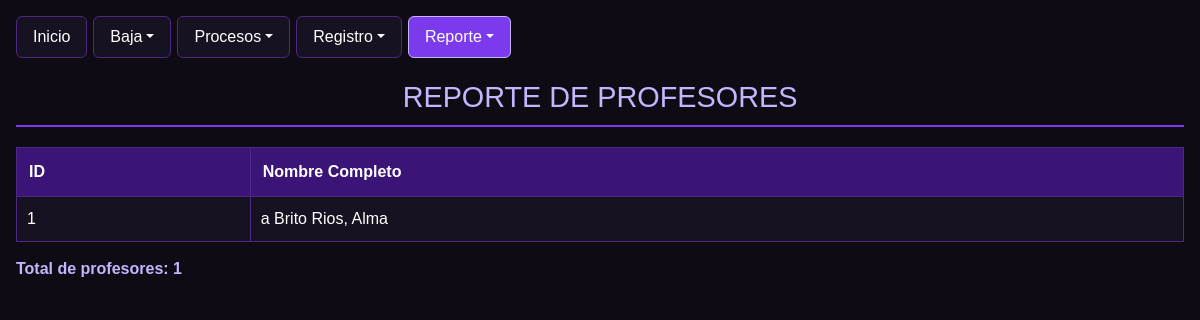
Before: /Escuela/reportes/rep_profesor.php with the older database file.
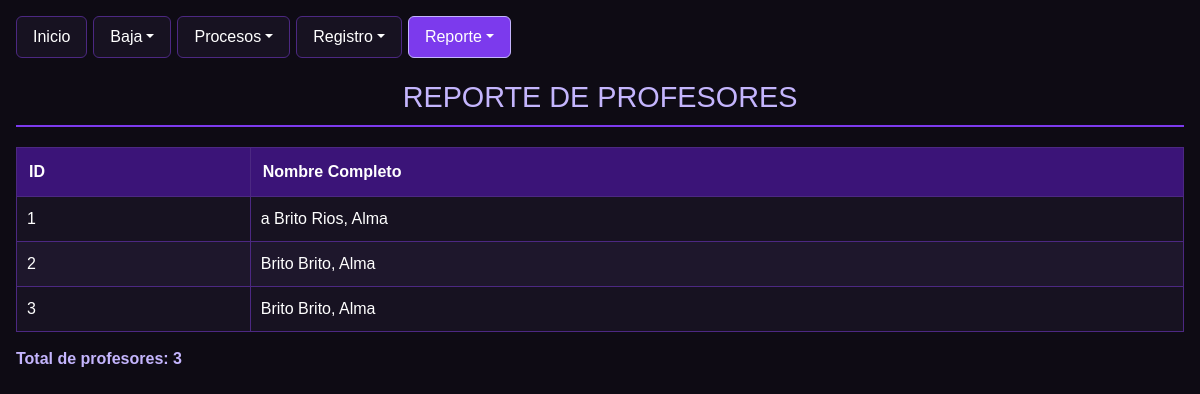
After: the same page with the newer database file.
### tables this page shows
CREATE TABLE `profesores` (
  `id_prof` int(11) NOT NULL,
  `nom_prof` varchar(50) NOT NULL,
  `apaterno_prof` varchar(50) NOT NULL,
  `amaterno_prof` varchar(50) DEFAULT NULL,
  `estatus` int(11) DEFAULT 1
);

### Escuela/reportes/rep_profesor.php (the view, shortened to what this page needs)
<?php
require_once __DIR__ . '/../conexion.php';
function obtener_esquema_rep_prof(PDO $pdo, string $tabla): array {
    $cols = [];
    $pk = null;
    try {
        $stmt = $pdo->query("SHOW COLUMNS FROM `{$tabla}`");
        if ($stmt) {
            foreach ($stmt->fetchAll(PDO::FETCH_ASSOC) as $row) {
                $cols[] = $row["Field"];
                if ($row["Key"] === "PRI" && $pk === null) {
                    $pk = $row["Field"];
                }
            }
        }
    } catch (PDOException $e) {
        return ["cols" => [], "pk" => null];
    }
    return ["cols" => $cols, "pk" => $pk];
}
$esq_prof = obtener_esquema_rep_prof($conexion, "profesores");
$cols_prof = $esq_prof["cols"];
$pk_prof = in_array("id_prof", $cols_prof, true) ? "id_prof" : ($esq_prof["pk"] ?? ($cols_prof[0] ?? "id_prof"));
$profesores = [];
if (count($cols_prof) > 0) {
    $profesores = $conexion->query("SELECT * FROM profesores ORDER BY `{$pk_prof}` ASC")->fetchAll(PDO::FETCH_ASSOC);
}
$total = count($profesores);
?>
<!DOCTYPE html>
<html lang="es">
<head>
    <link href="https://cdn.jsdelivr.net/npm/bootstrap@5.3.8/dist/css/bootstrap.min.css" rel="stylesheet" />
</head>
<body class="p-3 m-0 border-0">
    <ul class="nav nav-pills">
        <li class="nav-item"><a class="nav-link" href="/proyecto-AABR/Escuela/index.php">Inicio</a></li>
        <li class="nav-item dropdown">
            <a class="nav-link dropdown-toggle" data-bs-toggle="dropdown" href="#" role="button">Baja</a>
        </li>
        <li class="nav-item dropdown">
            <a class="nav-link dropdown-toggle" data-bs-toggle="dropdown" href="#" role="button">Procesos</a>
        </li>
        <li class="nav-item dropdown">
            <a class="nav-link dropdown-toggle" data-bs-toggle="dropdown" href="#" role="button">Registro</a>
        </li>
        <li class="nav-item dropdown">
            <a class="nav-link dropdown-toggle active" data-bs-toggle="dropdown" href="#" role="button">Reporte</a>
        </li>
    </ul>
    <h1>REPORTE DE PROFESORES</h1>
    <table>
        <thead>
            <tr>
                <th>ID</th>
                <th>Nombre Completo</th>
            </tr>
        </thead>
        <tbody>
            <?php if ($total > 0): ?>
                <?php foreach ($profesores as $p): ?>
                    <?php
                    $id_val = (string)($p[$pk_prof] ?? "");
                    $nombre_val = trim(($p["apaterno_prof"] ?? $p["apaterno"] ?? "") . " " . ($p["amaterno_prof"] ?? $p["amaterno"] ?? "") . ", " . ($p["nom_prof"] ?? $p["nombre"] ?? ""));
                    ?>
                    <tr>
                        <td><?= htmlspecialchars($id_val, ENT_QUOTES, "UTF-8") ?></td>
                        <td><?= htmlspecialchars($nombre_val, ENT_QUOTES, "UTF-8") ?></td>
                    </tr>
                <?php endforeach; ?>
            <?php else: ?>
                <tr>
                    <td colspan="2" style="text-align: center;">No hay profesores registrados todavia.</td>
                </tr>
            <?php endif; ?>
        </tbody>
    </table>
    <p class="total">Total de profesores: <?= (int)$total ?></p>
</body>
</html>

Changed rows visible on the page:
added profesores: id_val "2", nombre_val "Brito Brito, Alma"
added profesores: id_val "3", nombre_val "Brito Brito, Alma"
Other visible differences:
$total: "1" → "3"
